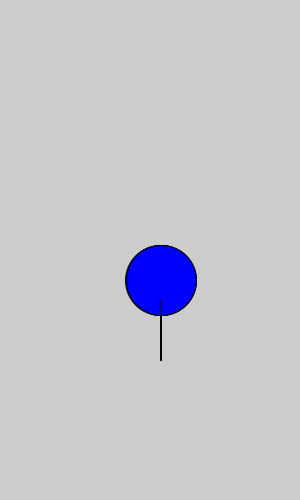
Frame 1 (no input)
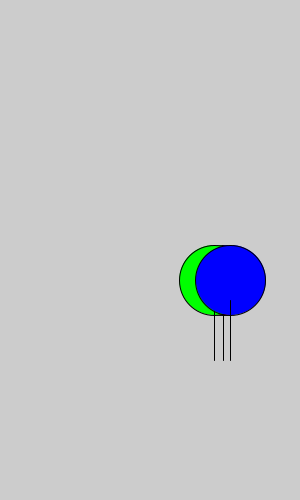
Frame 60 (the mouse pressed at the canvas centre just before this capture)
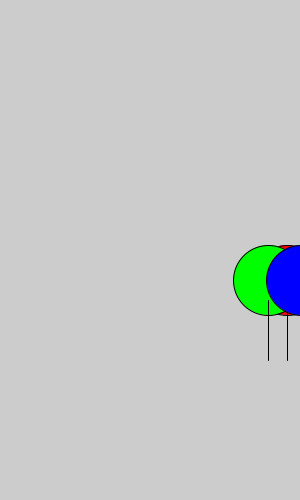
Frame 120 (the mouse held since frame 60 and released just before this capture)

The Processing sketch that drew these frames (run headless with seeded random() and noise(); from frame 60 on, the mouse is pressed at the canvas centre):

// Processing sketch: processing_169348
// ── processing_169348.pde

float speedR, speedG, speedB;

void setup() {  //runs once on start
  size(300, 500);
  speedR=random(.8,1.2);
  speedG=random(.8,1.2);
  speedB=random(.8,1.2);
} 

void draw() {  //Loop Continuously
  background(#CCCCCC);
  drawballoon(#FF0000,200,speedR);
  drawballoon(#00FF00,200,speedG);
  drawballoon(#0000FF,200,speedB);
}

void drawballoon(color c, int xStart, float speed){  //runs when called
  resetMatrix();
  translate(frameCount*speed, xStart);
  if (frameCount*speed >= 600-90) {  // stops loop for photo finish when winner finishes
      noLoop();  
  }
  fill(c);
  ellipse(160, 80, 70, 70);
  line(160,100,160,160);
}
